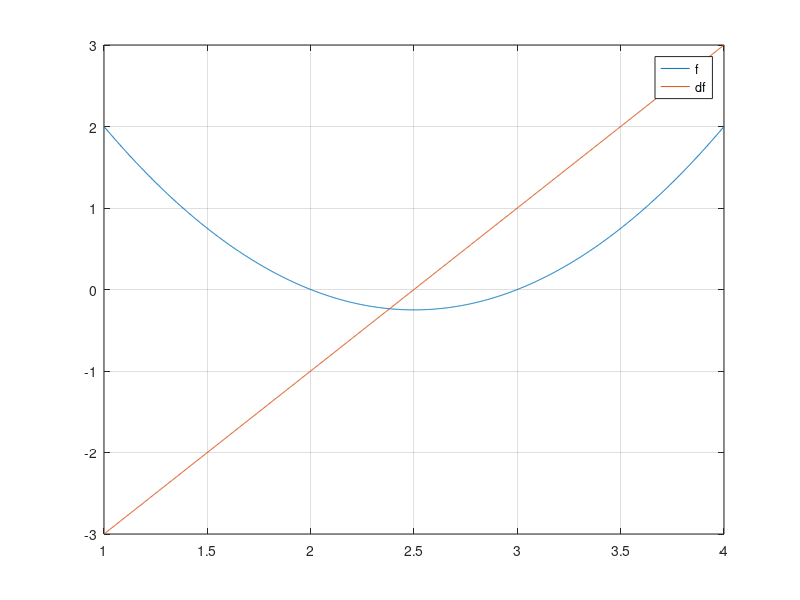

MATLAB code to generate this figure:
% Esercizio 2 Laboratorio 15

clear; close all; clc;

% dichiarare funzioni 

f = @(x) x.^2 - 5*x + 6;
df = @(x) 2*x - 5;

%% radici e molteplicità
% plot:
xvect = linspace( 1, 4, 1e3 );
plot( xvect, f(xvect), xvect, df(xvect) );
legend( 'f', 'df' );
grid on;

% radici:
% x1 = 2; x2 = 3; con ambedue molteplicità 1;

%% a) metodo di punto fisso per determinare gli zeri